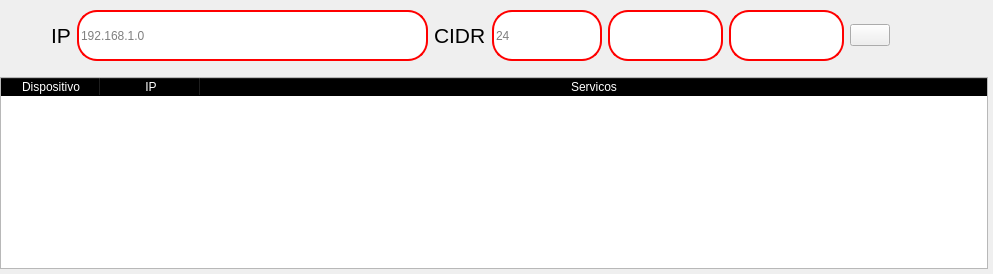
             <widget class="QWidget" name="Eccontrar_host">
              <layout class="QGridLayout" name="gridLayout_4">
               <property name="leftMargin">
                <number>0</number>
               </property>
               <property name="topMargin">
                <number>0</number>
               </property>
               <property name="rightMargin">
                <number>5</number>
               </property>
               <property name="bottomMargin">
                <number>5</number>
               </property>
               <item row="0" column="0">
                <layout class="QVBoxLayout" name="verticalLayout_12">
                 <property name="leftMargin">
                  <number>0</number>
                 </property>
                 <property name="topMargin">
                  <number>0</number>
                 </property>
                 <property name="rightMargin">
                  <number>0</number>
                 </property>
                 <property name="bottomMargin">
                  <number>0</number>
                 </property>
                 <item>
                  <widget class="QWidget" name="widget_2" native="true">
                   <property name="minimumSize">
                    <size>
                     <width>0</width>
                     <height>71</height>
                    </size>
                   </property>
                   <property name="maximumSize">
                    <size>
                     <width>16777215</width>
                     <height>71</height>
                    </size>
                   </property>
                   <layout class="QHBoxLayout" name="horizontalLayout_12">
                    <property name="leftMargin">
                     <number>0</number>
                    </property>
                    <property name="topMargin">
                     <number>0</number>
                    </property>
                    <property name="rightMargin">
                     <number>0</number>
                    </property>
                    <property name="bottomMargin">
                     <number>0</number>
                    </property>
                    <item>
                     <layout class="QHBoxLayout" name="horizontalLayout_11">
                      <item>
                       <spacer name="horizontalSpacer_9">
                        <property name="orientation">
                         <enum>Qt::Horizontal</enum>
                        </property>
                        <property name="sizeHint" stdset="0">
                         <size>
                          <width>38</width>
                          <height>38</height>
                         </size>
                        </property>
                       </spacer>
                      </item>
                      <item>
                       <layout class="QHBoxLayout" name="horizontalLayout_10">
                        <item>
                         <widget class="QLabel" name="label_6">
                          <property name="text">
                           <string/>
                          </property>
                          <property name="pixmap">
                           <pixmap resource="../Dashboard.qrc">:/Image/Icons/computer.png</pixmap>
                          </property>
                         </widget>
                        </item>
                        <item>
                         <widget class="QLabel" name="label_12">
                          <property name="font">
                           <font>
                            <pointsize>16</pointsize>
                            <weight>50</weight>
                            <bold>false</bold>
                           </font>
                          </property>
                          <property name="text">
                           <string>IP</string>
                          </property>
                         </widget>
                        </item>
                        <item>
                         <widget class="QLineEdit" name="ipaddress_search">
                          <property name="minimumSize">
                           <size>
                            <width>351</width>
                            <height>51</height>
                           </size>
                          </property>
                          <property name="maximumSize">
                           <size>
                            <width>351</width>
                            <height>51</height>
                           </size>
                          </property>
                          <property name="styleSheet">
                           <string notr="true">QLineEdit{
border:2px solid rgb(255, 0, 0);
border-radius:20px;
color:black;
}</string>
                          </property>
                          <property name="placeholderText">
                           <string>192.168.1.0</string>
                          </property>
                         </widget>
                        </item>
                        <item>
                         <widget class="QLabel" name="label_16">
                          <property name="font">
                           <font>
                            <pointsize>16</pointsize>
                            <weight>50</weight>
                            <bold>false</bold>
                           </font>
                          </property>
                          <property name="text">
                           <string>CIDR</string>
                          </property>
                         </widget>
                        </item>
                        <item>
                         <widget class="QLineEdit" name="cidr_ip_search">
                          <property name="minimumSize">
                           <size>
                            <width>0</width>
                            <height>0</height>
                           </size>
                          </property>
                          <property name="maximumSize">
                           <size>
                            <width>351</width>
                            <height>51</height>
                           </size>
                          </property>
                          <property name="styleSheet">
                           <string notr="true">QLineEdit{
border:2px solid rgb(255, 0, 0);
border-radius:20px;
color:black;
}</string>
                          </property>
                          <property name="placeholderText">
                           <string>24</string>
                          </property>
                         </widget>
                        </item>
                        <item>
                         <widget class="QPushButton" name="button_search_host">
                          <property name="minimumSize">
                           <size>
                            <width>115</width>
                            <height>44</height>
                           </size>
                          </property>
                          <property name="maximumSize">
                           <size>
                            <width>115</width>
                            <height>51</height>
                           </size>
                          </property>
                          <property name="styleSheet">
                           <string notr="true">QPushButton{
border:2px solid rgb(255, 0, 0);
border-radius:20px;
color:white;
background-color:white
}

QPushButton:hover{
background-color: rgb(255, 0, 0);
}</string>
                          </property>
                          <property name="text">
                           <string/>
                          </property>
                          <property name="icon">
                           <iconset resource="../Dashboard.qrc">
                            <normaloff>:/Image/Icons/search.png</normaloff>:/Image/Icons/search.png</iconset>
                          </property>
                          <property name="iconSize">
                           <size>
                            <width>44</width>
                            <height>43</height>
                           </size>
                          </property>
                         </widget>
                        </item>
                       </layout>
                      </item>
                      <item>
                       <widget class="QPushButton" name="button_find_host_clean">
                        <property name="minimumSize">
                         <size>
                          <width>115</width>
                          <height>44</height>
                         </size>
                        </property>
                        <property name="maximumSize">
                         <size>
                          <width>115</width>
                          <height>51</height>
                         </size>
                        </property>
                        <property name="styleSheet">
                         <string notr="true">QPushButton{
border:2px solid rgb(255, 0, 0);
border-radius:20px;
color:white;
background-color:white
}

QPushButton:hover{
background-color: rgb(255, 0, 0);
}</string>
                        </property>
                        <property name="text">
                         <string/>
                        </property>
                        <property name="icon">
                         <iconset resource="../Dashboard.qrc">
                          <normaloff>:/Image/Icons/clean.png</normaloff>:/Image/Icons/clean.png</iconset>
                        </property>
                        <property name="iconSize">
                         <size>
                          <width>44</width>
                          <height>43</height>
                         </size>
                        </property>
                       </widget>
                      </item>
                      <item>
                       <widget class="QPushButton" name="button_site_encontrar_host_2">
                        <property name="styleSheet">
                         <string notr="true">
QPushButton:hover{
background-color: rgb(255, 0, 0);
}</string>
                        </property>
                        <property name="text">
                         <string/>
                        </property>
                        <property name="icon">
                         <iconset resource="../Dashboard.qrc">
                          <normaloff>:/Image/Icons/question-mark-30.png</normaloff>:/Image/Icons/question-mark-30.png</iconset>
                        </property>
                       </widget>
                      </item>
                      <item>
                       <spacer name="horizontalSpacer_10">
                        <property name="orientation">
                         <enum>Qt::Horizontal</enum>
                        </property>
                        <property name="sizeHint" stdset="0">
                         <size>
                          <width>98</width>
                          <height>20</height>
                         </size>
                        </property>
                       </spacer>
                      </item>
                     </layout>
                    </item>
                   </layout>
                  </widget>
                 </item>
                 <item>
                  <widget class="QTableWidget" name="find_host_table">
                   <property name="styleSheet">
                    <string notr="true">QHeaderView::section { background-color: black; color: white; }
</string>
                   </property>
                   <attribute name="horizontalHeaderMinimumSectionSize">
                    <number>48</number>
                   </attribute>
                   <attribute name="horizontalHeaderShowSortIndicator" stdset="0">
                    <bool>false</bool>
                   </attribute>
                   <attribute name="horizontalHeaderStretchLastSection">
                    <bool>true</bool>
                   </attribute>
                   <attribute name="verticalHeaderCascadingSectionResizes">
                    <bool>false</bool>
                   </attribute>
                   <attribute name="verticalHeaderShowSortIndicator" stdset="0">
                    <bool>false</bool>
                   </attribute>
                   <attribute name="verticalHeaderStretchLastSection">
                    <bool>false</bool>
                   </attribute>
                   <column>
                    <property name="text">
                     <string>Dispositivo</string>
                    </property>
                   </column>
                   <column>
                    <property name="text">
                     <string>IP</string>
                    </property>
                   </column>
                   <column>
                    <property name="text">
                     <string>Servicos</string>
                    </property>
                   </column>
                  </widget>
                 </item>
                </layout>
               </item>
              </layout>
             </widget>
